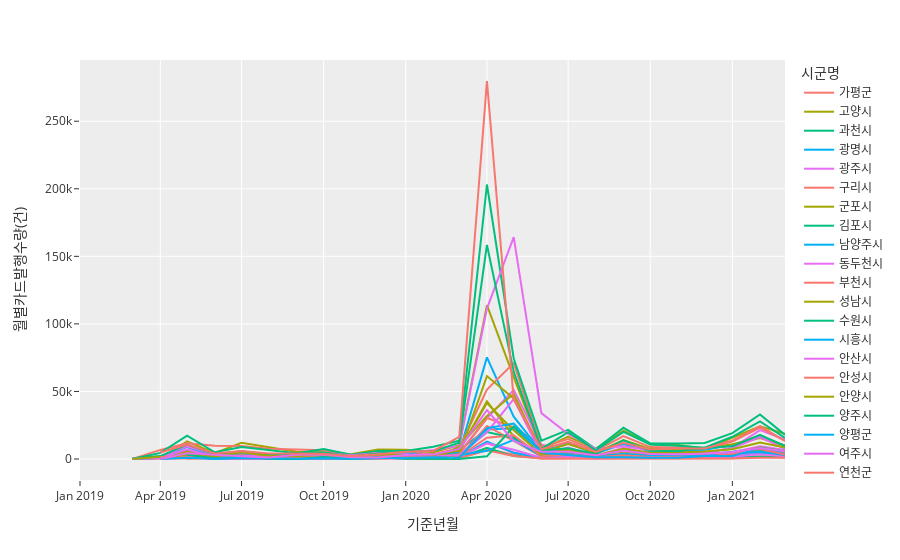

This figure's notebook cell:
### Code cell
fig = px.line(data, x="기준년월", y="월별카드발행수량(건)", color='시군명')
fig.show()

### Figure 1 — Plotly figure (JSON) as saved in the notebook; plotly's stock layout.template omitted (floating-point values rounded to 4 significant figures)
{"data": [{"hovertemplate": "시군명=가평군<br>기준년월=%{x}<br>월별카드발행수량(건)=%{y}<extra></extra>", "legendgroup": "가평군", "line": {"color": "#F8766D", "dash": "solid"}, "mode": "lines", "name": "가평군", "orientation": "v", "showlegend": true, "type": "scatter", "x": ["2021-03", "2021-02", "2021-01", "2020-12", "2020-11", "2020-10", "2020-09", "2020-08", "2020-07", "2020-06", "2020-05", "2020-04", "2020-03", "2020-02", "2020-01", "2019-12", "2019-11", "2019-10", "2019-09", "2019-08", "2019-07", "2019-06", "2019-05", "2019-04", "2019-03", "2019-02", "2019-01"], "xaxis": "x", "y": [1084, 1809, 598, 579, 524, 550, 862, 312, 533, 398, 3425, 6835, 655, 211, 338, 289, 179, 325, 428, 272, 389, 238, 506, 87, 1, null, null], "yaxis": "y"}, {"hovertemplate": "시군명=고양시<br>기준년월=%{x}<br>월별카드발행수량(건)=%{y}<extra></extra>", "legendgroup": "고양시", "line": {"color": "#A3A500", "dash": "solid"}, "mode": "lines", "name": "고양시", "orientation": "v", "showlegend": true, "type": "scatter", "x": ["2021-03", "2021-02", "2021-01", "2020-12", "2020-11", "2020-10", "2020-09", "2020-08", "2020-07", "2020-06", "2020-05", "2020-04", "2020-03", "2020-02", "2020-01", "2019-12", "2019-11", "2019-10", "2019-09", "2019-08", "2019-07", "2019-06", "2019-05", "2019-04", "2019-03", "2019-02", "2019-01"], "xaxis": "x", "y": [18749, 24208, 15728, 7511, 10341, 10941, 20944, 7545, 16520, 7044, 60602, 113877, 10166, 5041, 6758, 6994, 3448, 5024, 5421, 8535, 11964, 4368, 13077, 76, null, null, null], "yaxis": "y"}, {"hovertemplate": "시군명=과천시<br>기준년월=%{x}<br>월별카드발행수량(건)=%{y}<extra></extra>", "legendgroup": "과천시", "line": {"color": "#00BF7D", "dash": "solid"}, "mode": "lines", "name": "과천시", "orientation": "v", "showlegend": true, "type": "scatter", "x": ["2021-03", "2021-02", "2021-01", "2020-12", "2020-11", "2020-10", "2020-09", "2020-08", "2020-07", "2020-06", "2020-05", "2020-04", "2020-03", "2020-02", "2020-01", "2019-12", "2019-11", "2019-10", "2019-09", "2019-08", "2019-07", "2019-06", "2019-05", "2019-04", "2019-03", "2019-02", "2019-01"], "xaxis": "x", "y": [1997, 1975, 1556, 781, 981, 994, 1884, 852, 1263, 701, 2143, 8257, 1004, 366, 935, 436, 297, 961, 1171, 444, 580, 600, 2356, 99, null, null, null], "yaxis": "y"}, {"hovertemplate": "시군명=광명시<br>기준년월=%{x}<br>월별카드발행수량(건)=%{y}<extra></extra>", "legendgroup": "광명시", "line": {"color": "#00B0F6", "dash": "solid"}, "mode": "lines", "name": "광명시", "orientation": "v", "showlegend": true, "type": "scatter", "x": ["2021-03", "2021-02", "2021-01", "2020-12", "2020-11", "2020-10", "2020-09", "2020-08", "2020-07", "2020-06", "2020-05", "2020-04", "2020-03", "2020-02", "2020-01", "2019-12", "2019-11", "2019-10", "2019-09", "2019-08", "2019-07", "2019-06", "2019-05", "2019-04", "2019-03", "2019-02", "2019-01"], "xaxis": "x", "y": [5094, 8338, 5291, 3307, 3119, 3603, 6892, 2240, 6761, 3506, 22779, 21799, 6608, 2064, 1842, 1328, 651, 1742, 1038, 1256, 2997, 1246, 3830, 1477, 9, null, null], "yaxis": "y"}, {"hovertemplate": "시군명=광주시<br>기준년월=%{x}<br>월별카드발행수량(건)=%{y}<extra></extra>", "legendgroup": "광주시", "line": {"color": "#E76BF3", "dash": "solid"}, "mode": "lines", "name": "광주시", "orientation": "v", "showlegend": true, "type": "scatter", "x": ["2021-03", "2021-02", "2021-01", "2020-12", "2020-11", "2020-10", "2020-09", "2020-08", "2020-07", "2020-06", "2020-05", "2020-04", "2020-03", "2020-02", "2020-01", "2019-12", "2019-11", "2019-10", "2019-09", "2019-08", "2019-07", "2019-06", "2019-05", "2019-04", "2019-03", "2019-02", "2019-01"], "xaxis": "x", "y": [6676, 9412, 5028, 3635, 3203, 3368, 5885, 2537, 5980, 10557, 51184, 30144, 4528, 1812, 2095, 2265, 1998, 2772, 1279, 1157, 1977, 1336, 4128, 740, null, null, null], "yaxis": "y"}, {"hovertemplate": "시군명=구리시<br>기준년월=%{x}<br>월별카드발행수량(건)=%{y}<extra></extra>", "legendgroup": "구리시", "line": {"color": "#F8766D", "dash": "solid"}, "mode": "lines", "name": "구리시", "orientation": "v", "showlegend": true, "type": "scatter", "x": ["2021-03", "2021-02", "2021-01", "2020-12", "2020-11", "2020-10", "2020-09", "2020-08", "2020-07", "2020-06", "2020-05", "2020-04", "2020-03", "2020-02", "2020-01", "2019-12", "2019-11", "2019-10", "2019-09", "2019-08", "2019-07", "2019-06", "2019-05", "2019-04", "2019-03", "2019-02", "2019-01"], "xaxis": "x", "y": [3352, 5096, 2715, 2099, 1650, 1806, 3060, 2256, 5879, 10273, 23609, 30323, 3604, 884, 1289, 1182, 505, 1462, 1084, 610, 1527, 1359, 2625, null, null, null, null], "yaxis": "y"}, {"hovertemplate": "시군명=군포시<br>기준년월=%{x}<br>월별카드발행수량(건)=%{y}<extra></extra>", "legendgroup": "군포시", "line": {"color": "#A3A500", "dash": "solid"}, "mode": "lines", "name": "군포시", "orientation": "v", "showlegend": true, "type": "scatter", "x": ["2021-03", "2021-02", "2021-01", "2020-12", "2020-11", "2020-10", "2020-09", "2020-08", "2020-07", "2020-06", "2020-05", "2020-04", "2020-03", "2020-02", "2020-01", "2019-12", "2019-11", "2019-10", "2019-09", "2019-08", "2019-07", "2019-06", "2019-05", "2019-04", "2019-03", "2019-02", "2019-01"], "xaxis": "x", "y": [4756, 8321, 4452, 3564, 3067, 3214, 5625, 2047, 4917, 2381, 16685, 42637, 6334, 1687, 3076, 2003, 843, 1785, 2810, 1434, 2219, 3427, 6147, 1866, null, null, null], "yaxis": "y"}, {"hovertemplate": "시군명=김포시<br>기준년월=%{x}<br>월별카드발행수량(건)=%{y}<extra></extra>", "legendgroup": "김포시", "line": {"color": "#00BF7D", "dash": "solid"}, "mode": "lines", "name": "김포시", "orientation": "v", "showlegend": true, "type": "scatter", "x": ["2021-03", "2021-02", "2021-01", "2020-12", "2020-11", "2020-10", "2020-09", "2020-08", "2020-07", "2020-06", "2020-05", "2020-04", "2020-03", "2020-02", "2020-01", "2019-12", "2019-11", "2019-10", "2019-09", "2019-08", "2019-07", "2019-06", "2019-05", "2019-04", "2019-03", "2019-02", "2019-01"], "xaxis": "x", "y": [null, null, null, null, null, null, null, null, null, null, null, null, null, null, null, null, null, null, null, null, null, null, null, null, null, null, null], "yaxis": "y"}, {"hovertemplate": "시군명=남양주시<br>기준년월=%{x}<br>월별카드발행수량(건)=%{y}<extra></extra>", "legendgroup": "남양주시", "line": {"color": "#00B0F6", "dash": "solid"}, "mode": "lines", "name": "남양주시", "orientation": "v", "showlegend": true, "type": "scatter", "x": ["2021-03", "2021-02", "2021-01", "2020-12", "2020-11", "2020-10", "2020-09", "2020-08", "2020-07", "2020-06", "2020-05", "2020-04", "2020-03", "2020-02", "2020-01", "2019-12", "2019-11", "2019-10", "2019-09", "2019-08", "2019-07", "2019-06", "2019-05", "2019-04", "2019-03", "2019-02", "2019-01"], "xaxis": "x", "y": [9903, 17003, 10347, 6795, 5787, 5674, 10994, 4061, 11473, 5399, 31334, 75201, 4853, 3432, 3842, 4123, 2146, 4396, 2297, 1643, 3630, 1911, 8926, 714, null, null, null], "yaxis": "y"}, {"hovertemplate": "시군명=동두천시<br>기준년월=%{x}<br>월별카드발행수량(건)=%{y}<extra></extra>", "legendgroup": "동두천시", "line": {"color": "#E76BF3", "dash": "solid"}, "mode": "lines", "name": "동두천시", "orientation": "v", "showlegend": true, "type": "scatter", "x": ["2021-03", "2021-02", "2021-01", "2020-12", "2020-11", "2020-10", "2020-09", "2020-08", "2020-07", "2020-06", "2020-05", "2020-04", "2020-03", "2020-02", "2020-01", "2019-12", "2019-11", "2019-10", "2019-09", "2019-08", "2019-07", "2019-06", "2019-05", "2019-04", "2019-03", "2019-02", "2019-01"], "xaxis": "x", "y": [1650, 4916, 1442, 2279, 5296, 849, 999, 454, 1351, 698, 4833, 11736, 1510, 415, 580, 428, 261, 588, 421, 262, 590, 337, 1260, 1245, null, null, null], "yaxis": "y"}, {"hovertemplate": "시군명=부천시<br>기준년월=%{x}<br>월별카드발행수량(건)=%{y}<extra></extra>", "legendgroup": "부천시", "line": {"color": "#F8766D", "dash": "solid"}, "mode": "lines", "name": "부천시", "orientation": "v", "showlegend": true, "type": "scatter", "x": ["2021-03", "2021-02", "2021-01", "2020-12", "2020-11", "2020-10", "2020-09", "2020-08", "2020-07", "2020-06", "2020-05", "2020-04", "2020-03", "2020-02", "2020-01", "2019-12", "2019-11", "2019-10", "2019-09", "2019-08", "2019-07", "2019-06", "2019-05", "2019-04", "2019-03", "2019-02", "2019-01"], "xaxis": "x", "y": [13354, 24263, 13605, 8194, 8430, 8810, 17027, 6190, 14717, 8917, 71070, 51323, 7964, 3472, 5528, 4445, 2997, 6530, 6936, 7646, 9659, 9827, 11617, 6732, 8, null, null], "yaxis": "y"}, {"hovertemplate": "시군명=성남시<br>기준년월=%{x}<br>월별카드발행수량(건)=%{y}<extra></extra>", "legendgroup": "성남시", "line": {"color": "#A3A500", "dash": "solid"}, "mode": "lines", "name": "성남시", "orientation": "v", "showlegend": true, "type": "scatter", "x": ["2021-03", "2021-02", "2021-01", "2020-12", "2020-11", "2020-10", "2020-09", "2020-08", "2020-07", "2020-06", "2020-05", "2020-04", "2020-03", "2020-02", "2020-01", "2019-12", "2019-11", "2019-10", "2019-09", "2019-08", "2019-07", "2019-06", "2019-05", "2019-04", "2019-03", "2019-02", "2019-01"], "xaxis": "x", "y": [null, null, null, null, null, null, null, null, null, null, null, null, null, null, null, null, null, null, null, null, null, null, null, null, null, null, null], "yaxis": "y"}, {"hovertemplate": "시군명=수원시<br>기준년월=%{x}<br>월별카드발행수량(건)=%{y}<extra></extra>", "legendgroup": "수원시", "line": {"color": "#00BF7D", "dash": "solid"}, "mode": "lines", "name": "수원시", "orientation": "v", "showlegend": true, "type": "scatter", "x": ["2021-03", "2021-02", "2021-01", "2020-12", "2020-11", "2020-10", "2020-09", "2020-08", "2020-07", "2020-06", "2020-05", "2020-04", "2020-03", "2020-02", "2020-01", "2019-12", "2019-11", "2019-10", "2019-09", "2019-08", "2019-07", "2019-06", "2019-05", "2019-04", "2019-03", "2019-02", "2019-01"], "xaxis": "x", "y": [17865, 32993, 19139, 11906, 11491, 11603, 23091, 7313, 21536, 13603, 74407, 203175, 13576, 9069, 5948, 5879, 3098, 7390, 4209, 6271, 8832, 4973, 17303, 4505, 4, null, null], "yaxis": "y"}, {"hovertemplate": "시군명=시흥시<br>기준년월=%{x}<br>월별카드발행수량(건)=%{y}<extra></extra>", "legendgroup": "시흥시", "line": {"color": "#00B0F6", "dash": "solid"}, "mode": "lines", "name": "시흥시", "orientation": "v", "showlegend": true, "type": "scatter", "x": ["2021-03", "2021-02", "2021-01", "2020-12", "2020-11", "2020-10", "2020-09", "2020-08", "2020-07", "2020-06", "2020-05", "2020-04", "2020-03", "2020-02", "2020-01", "2019-12", "2019-11", "2019-10", "2019-09", "2019-08", "2019-07", "2019-06", "2019-05", "2019-04", "2019-03", "2019-02", "2019-01"], "xaxis": "x", "y": [null, null, null, null, null, null, null, null, null, null, null, null, null, null, null, null, null, null, null, null, null, null, null, null, null, null, null], "yaxis": "y"}, {"hovertemplate": "시군명=안산시<br>기준년월=%{x}<br>월별카드발행수량(건)=%{y}<extra></extra>", "legendgroup": "안산시", "line": {"color": "#E76BF3", "dash": "solid"}, "mode": "lines", "name": "안산시", "orientation": "v", "showlegend": true, "type": "scatter", "x": ["2021-03", "2021-02", "2021-01", "2020-12", "2020-11", "2020-10", "2020-09", "2020-08", "2020-07", "2020-06", "2020-05", "2020-04", "2020-03", "2020-02", "2020-01", "2019-12", "2019-11", "2019-10", "2019-09", "2019-08", "2019-07", "2019-06", "2019-05", "2019-04", "2019-03", "2019-02", "2019-01"], "xaxis": "x", "y": [14415, 21353, 8208, 3858, 5657, 6408, 9462, 7413, 18535, 33989, 164206, 111340, 9634, 6629, 4540, 4521, 2729, 4505, 3343, 2168, 5208, 3607, 9314, 1894, 3, null, null], "yaxis": "y"}, {"hovertemplate": "시군명=안성시<br>기준년월=%{x}<br>월별카드발행수량(건)=%{y}<extra></extra>", "legendgroup": "안성시", "line": {"color": "#F8766D", "dash": "solid"}, "mode": "lines", "name": "안성시", "orientation": "v", "showlegend": true, "type": "scatter", "x": ["2021-03", "2021-02", "2021-01", "2020-12", "2020-11", "2020-10", "2020-09", "2020-08", "2020-07", "2020-06", "2020-05", "2020-04", "2020-03", "2020-02", "2020-01", "2019-12", "2019-11", "2019-10", "2019-09", "2019-08", "2019-07", "2019-06", "2019-05", "2019-04", "2019-03", "2019-02", "2019-01"], "xaxis": "x", "y": [4061, 6905, 3216, 2158, 2082, 1868, 3136, 1227, 3033, 1916, 13487, 24491, 1459, 478, 504, 911, 661, 1108, 904, 1040, 1250, 1197, 2480, 1101, 597, null, null], "yaxis": "y"}, {"hovertemplate": "시군명=안양시<br>기준년월=%{x}<br>월별카드발행수량(건)=%{y}<extra></extra>", "legendgroup": "안양시", "line": {"color": "#A3A500", "dash": "solid"}, "mode": "lines", "name": "안양시", "orientation": "v", "showlegend": true, "type": "scatter", "x": ["2021-03", "2021-02", "2021-01", "2020-12", "2020-11", "2020-10", "2020-09", "2020-08", "2020-07", "2020-06", "2020-05", "2020-04", "2020-03", "2020-02", "2020-01", "2019-12", "2019-11", "2019-10", "2019-09", "2019-08", "2019-07", "2019-06", "2019-05", "2019-04", "2019-03", "2019-02", "2019-01"], "xaxis": "x", "y": [9866, 15539, 10897, 8054, 6979, 7502, 14046, 4680, 10991, 4918, 48308, 31880, 9164, 372, 498, 2080, 536, 2318, 546, 849, 3039, 898, 5365, 549, null, null, null], "yaxis": "y"}, {"hovertemplate": "시군명=양주시<br>기준년월=%{x}<br>월별카드발행수량(건)=%{y}<extra></extra>", "legendgroup": "양주시", "line": {"color": "#00BF7D", "dash": "solid"}, "mode": "lines", "name": "양주시", "orientation": "v", "showlegend": true, "type": "scatter", "x": ["2021-03", "2021-02", "2021-01", "2020-12", "2020-11", "2020-10", "2020-09", "2020-08", "2020-07", "2020-06", "2020-05", "2020-04", "2020-03", "2020-02", "2020-01", "2019-12", "2019-11", "2019-10", "2019-09", "2019-08", "2019-07", "2019-06", "2019-05", "2019-04", "2019-03", "2019-02", "2019-01"], "xaxis": "x", "y": [3480, 6544, 3694, 2036, 1664, 1693, 3090, 1320, 4015, 2098, 15596, 19929, 2738, 1094, 1136, 1187, 832, 1281, 852, 1031, 1860, 1096, 2879, 2179, 470, null, null], "yaxis": "y"}, {"hovertemplate": "시군명=양평군<br>기준년월=%{x}<br>월별카드발행수량(건)=%{y}<extra></extra>", "legendgroup": "양평군", "line": {"color": "#00B0F6", "dash": "solid"}, "mode": "lines", "name": "양평군", "orientation": "v", "showlegend": true, "type": "scatter", "x": ["2021-03", "2021-02", "2021-01", "2020-12", "2020-11", "2020-10", "2020-09", "2020-08", "2020-07", "2020-06", "2020-05", "2020-04", "2020-03", "2020-02", "2020-01", "2019-12", "2019-11", "2019-10", "2019-09", "2019-08", "2019-07", "2019-06", "2019-05", "2019-04", "2019-03", "2019-02", "2019-01"], "xaxis": "x", "y": [5670, 3704, 1692, 2074, 3737, 1423, 2105, 864, 1496, 963, 4568, 12885, 1429, 710, 814, 550, 626, 853, 729, 887, 1257, 1195, 2307, 662, 1, null, null], "yaxis": "y"}, {"hovertemplate": "시군명=여주시<br>기준년월=%{x}<br>월별카드발행수량(건)=%{y}<extra></extra>", "legendgroup": "여주시", "line": {"color": "#E76BF3", "dash": "solid"}, "mode": "lines", "name": "여주시", "orientation": "v", "showlegend": true, "type": "scatter", "x": ["2021-03", "2021-02", "2021-01", "2020-12", "2020-11", "2020-10", "2020-09", "2020-08", "2020-07", "2020-06", "2020-05", "2020-04", "2020-03", "2020-02", "2020-01", "2019-12", "2019-11", "2019-10", "2019-09", "2019-08", "2019-07", "2019-06", "2019-05", "2019-04", "2019-03", "2019-02", "2019-01"], "xaxis": "x", "y": [2011, 3502, 1615, 1182, 1104, 1582, 1930, 871, 1528, 883, 6803, 11540, 1343, 1321, 3230, 938, 501, 608, 420, 419, 763, 471, 1122, 810, 106, null, null], "yaxis": "y"}, {"hovertemplate": "시군명=연천군<br>기준년월=%{x}<br>월별카드발행수량(건)=%{y}<extra></extra>", "legendgroup": "연천군", "line": {"color": "#F8766D", "dash": "solid"}, "mode": "lines", "name": "연천군", "orientation": "v", "showlegend": true, "type": "scatter", "x": ["2021-03", "2021-02", "2021-01", "2020-12", "2020-11", "2020-10", "2020-09", "2020-08", "2020-07", "2020-06", "2020-05", "2020-04", "2020-03", "2020-02", "2020-01", "2019-12", "2019-11", "2019-10", "2019-09", "2019-08", "2019-07", "2019-06", "2019-05", "2019-04", "2019-03", "2019-02", "2019-01"], "xaxis": "x", "y": [961, 974, 421, 365, 371, 409, 579, 324, 517, 355, 2189, 6508, 512, 355, 1169, 349, 239, 474, 624, 766, 734, 1099, 233, null, null, null, null], "yaxis": "y"}, {"hovertemplate": "시군명=오산시<br>기준년월=%{x}<br>월별카드발행수량(건)=%{y}<extra></extra>", "legendgroup": "오산시", "line": {"color": "#A3A500", "dash": "solid"}, "mode": "lines", "name": "오산시", "orientation": "v", "showlegend": true, "type": "scatter", "x": ["2021-03", "2021-02", "2021-01", "2020-12", "2020-11", "2020-10", "2020-09", "2020-08", "2020-07", "2020-06", "2020-05", "2020-04", "2020-03", "2020-02", "2020-01", "2019-12", "2019-11", "2019-10", "2019-09", "2019-08", "2019-07", "2019-06", "2019-05", "2019-04", "2019-03", "2019-02", "2019-01"], "xaxis": "x", "y": [5810, 8770, 3323, 2711, 2079, 1937, 3028, 2185, 5429, 8013, 44847, 61363, 3536, 1826, 2052, 1645, 820, 1396, 1953, 1011, 1389, 1045, 3535, 1612, 1, null, null], "yaxis": "y"}, {"hovertemplate": "시군명=용인시<br>기준년월=%{x}<br>월별카드발행수량(건)=%{y}<extra></extra>", "legendgroup": "용인시", "line": {"color": "#00BF7D", "dash": "solid"}, "mode": "lines", "name": "용인시", "orientation": "v", "showlegend": true, "type": "scatter", "x": ["2021-03", "2021-02", "2021-01", "2020-12", "2020-11", "2020-10", "2020-09", "2020-08", "2020-07", "2020-06", "2020-05", "2020-04", "2020-03", "2020-02", "2020-01", "2019-12", "2019-11", "2019-10", "2019-09", "2019-08", "2019-07", "2019-06", "2019-05", "2019-04", "2019-03", "2019-02", "2019-01"], "xaxis": "x", "y": [15668, 27846, 16455, 8346, 9835, 10791, 20096, 6460, 19808, 7423, 64699, 158406, 12089, 5842, 5445, 4151, 1976, 4852, 4293, 3006, 5755, 3638, 10678, 2167, null, null, null], "yaxis": "y"}, {"hovertemplate": "시군명=의왕시<br>기준년월=%{x}<br>월별카드발행수량(건)=%{y}<extra></extra>", "legendgroup": "의왕시", "line": {"color": "#00B0F6", "dash": "solid"}, "mode": "lines", "name": "의왕시", "orientation": "v", "showlegend": true, "type": "scatter", "x": ["2021-03", "2021-02", "2021-01", "2020-12", "2020-11", "2020-10", "2020-09", "2020-08", "2020-07", "2020-06", "2020-05", "2020-04", "2020-03", "2020-02", "2020-01", "2019-12", "2019-11", "2019-10", "2019-09", "2019-08", "2019-07", "2019-06", "2019-05", "2019-04", "2019-03", "2019-02", "2019-01"], "xaxis": "x", "y": [2911, 5412, 3820, 2559, 2181, 2363, 3965, 1608, 3643, 2326, 14234, 6064, 2931, 864, 2370, 555, 150, 662, 113, 202, 789, 267, 1490, null, null, null, null], "yaxis": "y"}, {"hovertemplate": "시군명=의정부시<br>기준년월=%{x}<br>월별카드발행수량(건)=%{y}<extra></extra>", "legendgroup": "의정부시", "line": {"color": "#E76BF3", "dash": "solid"}, "mode": "lines", "name": "의정부시", "orientation": "v", "showlegend": true, "type": "scatter", "x": ["2021-03", "2021-02", "2021-01", "2020-12", "2020-11", "2020-10", "2020-09", "2020-08", "2020-07", "2020-06", "2020-05", "2020-04", "2020-03", "2020-02", "2020-01", "2019-12", "2019-11", "2019-10", "2019-09", "2019-08", "2019-07", "2019-06", "2019-05", "2019-04", "2019-03", "2019-02", "2019-01"], "xaxis": "x", "y": [7582, 16159, 8162, 4888, 3801, 4108, 8245, 2469, 8562, 3665, 44287, 19800, 3171, 1801, 2950, 2452, 1201, 2374, 1747, 1939, 2572, 1648, 6940, 844, null, null, null], "yaxis": "y"}, {"hovertemplate": "시군명=이천시<br>기준년월=%{x}<br>월별카드발행수량(건)=%{y}<extra></extra>", "legendgroup": "이천시", "line": {"color": "#F8766D", "dash": "solid"}, "mode": "lines", "name": "이천시", "orientation": "v", "showlegend": true, "type": "scatter", "x": ["2021-03", "2021-02", "2021-01", "2020-12", "2020-11", "2020-10", "2020-09", "2020-08", "2020-07", "2020-06", "2020-05", "2020-04", "2020-03", "2020-02", "2020-01", "2019-12", "2019-11", "2019-10", "2019-09", "2019-08", "2019-07", "2019-06", "2019-05", "2019-04", "2019-03", "2019-02", "2019-01"], "xaxis": "x", "y": [3254, 7372, 3920, 1726, 1608, 1567, 2797, 1285, 3343, 1966, 17625, 15752, 1881, 1272, 1385, 1298, 520, 1305, 1390, 975, 1253, 1076, 1829, 1512, null, null, null], "yaxis": "y"}, {"hovertemplate": "시군명=파주시<br>기준년월=%{x}<br>월별카드발행수량(건)=%{y}<extra></extra>", "legendgroup": "파주시", "line": {"color": "#A3A500", "dash": "solid"}, "mode": "lines", "name": "파주시", "orientation": "v", "showlegend": true, "type": "scatter", "x": ["2021-03", "2021-02", "2021-01", "2020-12", "2020-11", "2020-10", "2020-09", "2020-08", "2020-07", "2020-06", "2020-05", "2020-04", "2020-03", "2020-02", "2020-01", "2019-12", "2019-11", "2019-10", "2019-09", "2019-08", "2019-07", "2019-06", "2019-05", "2019-04", "2019-03", "2019-02", "2019-01"], "xaxis": "x", "y": [8565, 12210, 7290, 5470, 4857, 4621, 7569, 2646, 7243, 3354, 21202, 41415, 6184, 3160, 2962, 3316, 1179, 3192, 2269, 2174, 5068, 1976, 3573, 51, null, null, null], "yaxis": "y"}, {"hovertemplate": "시군명=평택시<br>기준년월=%{x}<br>월별카드발행수량(건)=%{y}<extra></extra>", "legendgroup": "평택시", "line": {"color": "#00BF7D", "dash": "solid"}, "mode": "lines", "name": "평택시", "orientation": "v", "showlegend": true, "type": "scatter", "x": ["2021-03", "2021-02", "2021-01", "2020-12", "2020-11", "2020-10", "2020-09", "2020-08", "2020-07", "2020-06", "2020-05", "2020-04", "2020-03", "2020-02", "2020-01", "2019-12", "2019-11", "2019-10", "2019-09", "2019-08", "2019-07", "2019-06", "2019-05", "2019-04", "2019-03", "2019-02", "2019-01"], "xaxis": "x", "y": [9599, 17949, 9449, 8414, 5756, 6037, 13822, 3755, 7901, 6075, 24071, 1966, 55, 67, 256, 1351, 192, 1465, 71, 231, 1789, 467, 3145, null, null, null, null], "yaxis": "y"}, {"hovertemplate": "시군명=포천시<br>기준년월=%{x}<br>월별카드발행수량(건)=%{y}<extra></extra>", "legendgroup": "포천시", "line": {"color": "#00B0F6", "dash": "solid"}, "mode": "lines", "name": "포천시", "orientation": "v", "showlegend": true, "type": "scatter", "x": ["2021-03", "2021-02", "2021-01", "2020-12", "2020-11", "2020-10", "2020-09", "2020-08", "2020-07", "2020-06", "2020-05", "2020-04", "2020-03", "2020-02", "2020-01", "2019-12", "2019-11", "2019-10", "2019-09", "2019-08", "2019-07", "2019-06", "2019-05", "2019-04", "2019-03", "2019-02", "2019-01"], "xaxis": "x", "y": [5712, 8257, 2145, 2269, 985, 869, 1378, 1241, 2907, 5012, 26241, 22783, 942, 1219, 492, 982, 144, 473, 141, 247, 893, 248, 1007, 28, null, null, null], "yaxis": "y"}, {"hovertemplate": "시군명=하남시<br>기준년월=%{x}<br>월별카드발행수량(건)=%{y}<extra></extra>", "legendgroup": "하남시", "line": {"color": "#E76BF3", "dash": "solid"}, "mode": "lines", "name": "하남시", "orientation": "v", "showlegend": true, "type": "scatter", "x": ["2021-03", "2021-02", "2021-01", "2020-12", "2020-11", "2020-10", "2020-09", "2020-08", "2020-07", "2020-06", "2020-05", "2020-04", "2020-03", "2020-02", "2020-01", "2019-12", "2019-11", "2019-10", "2019-09", "2019-08", "2019-07", "2019-06", "2019-05", "2019-04", "2019-03", "2019-02", "2019-01"], "xaxis": "x", "y": [5811, 8152, 5036, 3899, 3461, 3736, 6101, 2815, 5426, 5434, 13447, 36195, 7450, 3240, 3054, 1186, 1208, 3334, 3161, 1036, 2085, 3254, 4291, 68, null, null, null], "yaxis": "y"}, {"hovertemplate": "시군명=화성시<br>기준년월=%{x}<br>월별카드발행수량(건)=%{y}<extra></extra>", "legendgroup": "화성시", "line": {"color": "#F8766D", "dash": "solid"}, "mode": "lines", "name": "화성시", "orientation": "v", "showlegend": true, "type": "scatter", "x": ["2021-03", "2021-02", "2021-01", "2020-12", "2020-11", "2020-10", "2020-09", "2020-08", "2020-07", "2020-06", "2020-05", "2020-04", "2020-03", "2020-02", "2020-01", "2019-12", "2019-11", "2019-10", "2019-09", "2019-08", "2019-07", "2019-06", "2019-05", "2019-04", "2019-03", "2019-02", "2019-01"], "xaxis": "x", "y": [13378, 23305, 12936, 7830, 7836, 7078, 11966, 5147, 12653, 7321, 44065, 279776, 16286, 5985, 5321, 3461, 2312, 3977, 4032, 4019, 5995, 4067, 10661, 4826, null, null, null], "yaxis": "y"}], "layout": {"legend": {"title": {"text": "시군명"}, "tracegroupgap": 0}, "margin": {"t": 60}, "xaxis": {"anchor": "y", "domain": [0, 1], "title": {"text": "기준년월"}}, "yaxis": {"anchor": "x", "domain": [0, 1], "title": {"text": "월별카드발행수량(건)"}}}}
